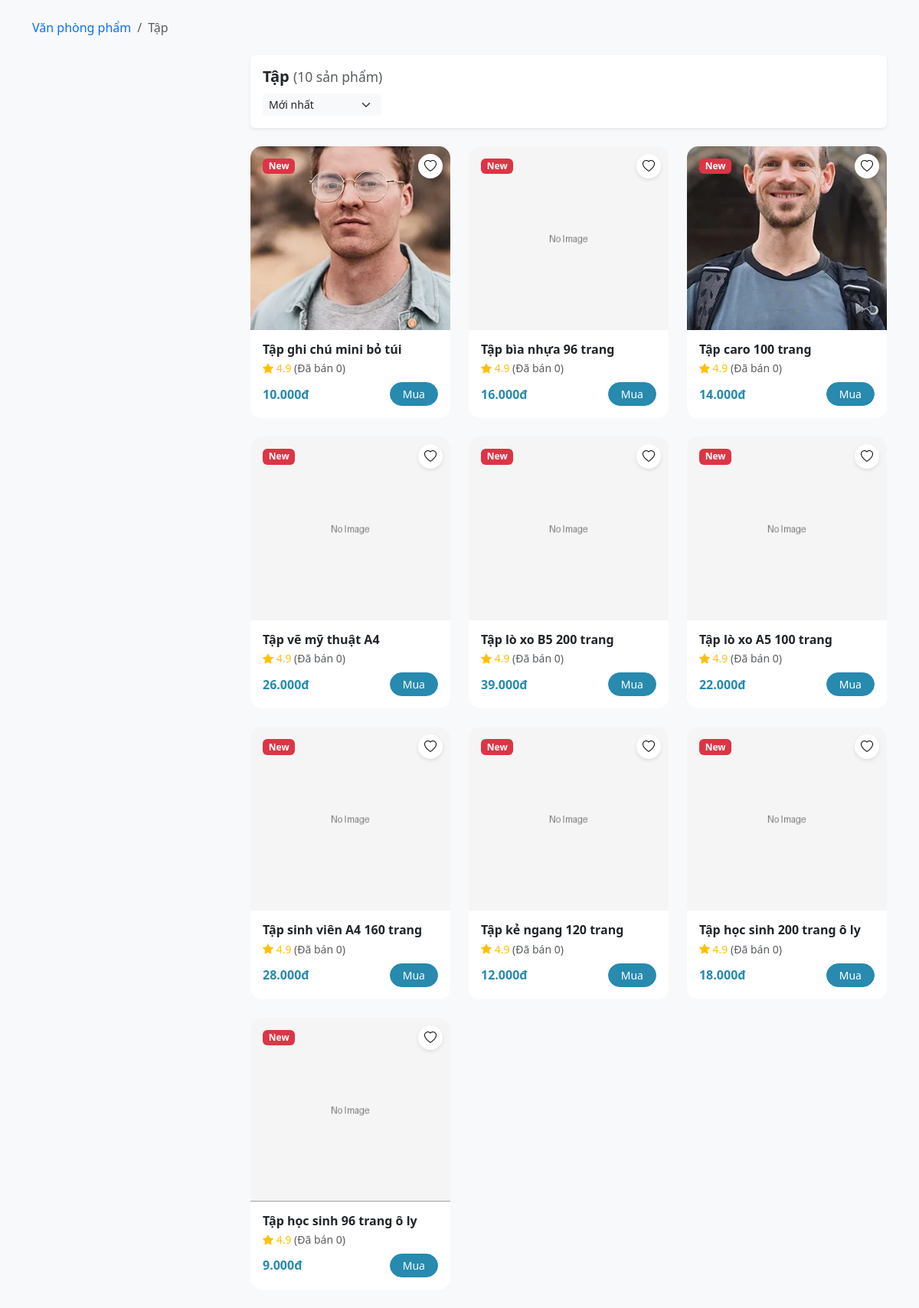
Page /category/tap/detail/ on the committed database.
### store/models.py (models this page shows, shortened)
class Category(ImageOptimizationsMixin, MPTTModel):
    name = models.CharField(max_length=255)
    parent = TreeForeignKey(
        "self", on_delete=models.CASCADE, null=True, blank=True, related_name="children"
    )
    slug = models.SlugField(unique=True, blank=True)
    icon_code = models.CharField(max_length=150, blank=True)
    image = models.ImageField(upload_to=original_upload_path, blank=True, null=True)
    is_active = models.BooleanField(default=True, db_default=True)
    is_featured = models.BooleanField(default=False)
    display_order = models.IntegerField(default=0)
    created_at = models.DateTimeField(auto_now_add=True)
    update_at = models.DateTimeField(auto_now=True)
    meta_title = models.CharField(max_length=200, blank=True)
    meta_description = models.TextField(max_length=500, blank=True)
    meta_keywords = models.CharField(max_length=300, blank=True)
    objects = models.Manager()
    active = ActiveManager()
    class MPTTMeta:
        order_insertion_by = ["display_order", "name"]
    class Meta:
        verbose_name_plural = "Categories"
        ordering = ["display_order", "name"]
    def get_absolute_url(self):
        return reverse("store:category_detail", kwargs={"slug": self.slug})
    def get_products_queryset(
        self, brand=None, min_price=None, max_price=None, sort=None, is_active=True
    ):
        category_ids = [self.id] + list(
            self.get_descendants().values_list("id", flat=True)
        )
        queryset = Product.objects.filter(category_id__in=category_ids).select_related(
            "brand", "category"
        )
        if is_active:
            queryset = queryset.filter(is_active=True)
        if brand:
            queryset = queryset.filter(brand__slug=brand)
        if min_price:
            queryset = queryset.filter(price__gte=min_price)
        if max_price:
            queryset = queryset.filter(price__lte=max_price)
        sort_mapping = {
            "price_asc": "price",
            "price_desc": "-price",
            "name_asc": "name",
            "name_desc": "-name",
        }
        if sort in sort_mapping:
            queryset = queryset.order_by(sort_mapping[sort])
        elif sort == "bestseller":
            queryset = queryset.annotate(sold=Sum("order_items__quantity")).order_by(
                "-sold"
            )
        else:
            queryset = queryset.order_by("-created_at")
        return queryset
    def get_grouped_products(self, limit=12, **kwargs):
        grouped_data = []
        children = self.children.filter(is_active=True)
        targets = children if children.exists() else [self]
        for child in targets:
            products = list(child.get_products_queryset(**kwargs)[:limit])
            if products:
                grouped_data.append({"category": child, "products": products})
        return grouped_data

class Product(models.Model):
    name = models.CharField(max_length=255)
    category = models.ForeignKey(
        Category, on_delete=models.PROTECT, related_name="category_products"
    )
    brand = models.ForeignKey(
        Brand,
        on_delete=models.PROTECT,
        related_name="brand_products",
        null=True,
        blank=True,
    )
    slug = models.SlugField(unique=True, blank=True)
    description = models.TextField(blank=True)
    short_description = models.CharField(max_length=300, blank=True)
    price = models.DecimalField(max_digits=10, decimal_places=2)
    discount_percent = models.DecimalField(
        max_digits=5, decimal_places=0, default=Decimal("0")
    )
    cost_price = models.DecimalField(
        max_digits=10, decimal_places=2, default=Decimal("10.00")
    )
    stock = models.PositiveIntegerField(default=0)
    low_stock_threshold = models.PositiveIntegerField(default=5)
    track_stock = models.BooleanField(default=True)
    is_active = models.BooleanField(default=True)
    is_featured = models.BooleanField(default=False)
    is_sold = models.BooleanField(default=False)
    created_at = models.DateTimeField(auto_now_add=True)
    updated_at = models.DateTimeField(auto_now=True)
    create_by = models.ForeignKey(
        settings.AUTH_USER_MODEL,
        on_delete=models.CASCADE,
        related_name="products",
        blank=True,
        null=True,
    )
    meta_title = models.CharField(max_length=200, blank=True)
    meta_description = models.TextField(max_length=500, blank=True)
    meta_keywords = models.CharField(max_length=300, blank=True)
    objects = models.Manager()
    active = ActiveManager()
    class Meta:
        ordering = ["-created_at"]
    @property
    def sold_count(self):
        total = self.order_items.filter(
            order__status__in=["PAID", "SHIPPED"]
        ).aggregate(total=Sum("quantity"))["total"]
        return total or 0
    @property
    def price_sale(self):
        if self.discount_percent == 0:
            return self.price
        return self.price - (self.price * self.discount_percent / Decimal("100"))
    @property
    def is_in_stock(self):
        return self.stock > 0 if self.track_stock else True
    @property
    def main_image(self):
        return self.images.filter(is_main=True).first() or self.images.first()
    @property
    def main_image_url(self):
        return self.main_image.medium_url if self.main_image else DEFAULT_PRODUCT_IMAGE
    @property
    def main_image_original_url(self):
        image = self.main_image
        if image:
            return image.original_url
        return DEFAULT_PRODUCT_IMAGE

class ProductImage(ImageOptimizationsMixin, models.Model):
    product = models.ForeignKey(
        Product, on_delete=models.CASCADE, related_name="images"
    )
    is_main = models.BooleanField(default=False)
    order = models.PositiveIntegerField(default=0, db_index=True)
    image = models.ImageField(upload_to=original_upload_path)
    thumbnail = models.ImageField(
        blank=True,
        null=True,
        editable=False,
    )
    medium = models.ImageField(
        blank=True,
        null=True,
        editable=False,
    )
    class Meta:
        ordering = ["order"]
        unique_together = ("product", "order")
        constraints = [
            models.UniqueConstraint(
                fields=["product"],
                condition=Q(is_main=True),
                name="unique_main_image_per_product",
            )
        ]
    @property
    def original_url(self):
        return self.image.url if self.image else DEFAULT_PRODUCT_IMAGE
    @property
    def medium_url(self):
        return self.medium.url if self.medium else self.original_url

### store/views.py (the view)
class CategoryDetailView(DetailView):
    model = Category
    context_object_name = "category"
    template_name = "store/categories/category_detail.html"
    def get_object(self):
        return get_object_or_404(Category.active, slug=self.kwargs["slug"])
    def get(self, request, *args, **kwargs):
        category = self.get_object()
        breadcrumb_items = OrderedDict()
        ancestors = []
        current = category
        while current:
            ancestors.insert(0, current)
            current = current.parent
        for cat in ancestors:
            breadcrumb_items[cat.name] = reverse(
                "store:category_detail", kwargs={"slug": cat.slug}
            )
        request.custom_breadcrumb = breadcrumb_items
        return super().get(request, *args, **kwargs)
    def get_context_data(self, **kwargs):
        context = super().get_context_data(**kwargs)
        category = self.object
        brand = self.request.GET.get("brand")
        min_p = self.request.GET.get("min_price")
        max_p = self.request.GET.get("max_price")
        sort = self.request.GET.get("sort")
        products = category.get_products_queryset(
            brand=brand, min_price=min_p, max_price=max_p, sort=sort
        )
        paginator = Paginator(products, 12)
        page_obj = paginator.get_page(self.request.GET.get("page"))
        price_range = category.get_products_queryset().aggregate(
            min_price=Min("price"),
            max_price=Max("price"),
        )
        context.update(
            {
                "breadcrumb": get_breadcrumb(category=category),
                "grouped_products": category.get_grouped_products(
                    brand=brand, min_price=min_p, max_price=max_p, sort=sort
                ),
                "page_obj": page_obj,
                "products": page_obj,
                "brands": Brand.objects.all(),
                "categories": Category.active.filter(
                    parent__isnull=True
                ).prefetch_related("children"),
                "custom_breadcrumb": getattr(self.request, "custom_breadcrumb", {}),
                "min_category_price": price_range["min_price"] or 0,
                "max_category_price": price_range["max_price"] or 0,
            }
        )
        return context

### templates/store/categories/category_detail.html (shortened to what this page needs)
{% extends 'base.html' %}
{% load static %}
{% load format_filter %}
{% block content %}
    <div class="category-container bg-light py-4">
        <div class="container">
            <nav aria-label="breadcrumb" class="mb-4">
                <ol class="breadcrumb">
                    {% for name, url in custom_breadcrumb.items %}
                        <li class="breadcrumb-item {% if forloop.last %}active{% endif %}">
                            {% if not forloop.last %}
                                <a href="{{ url }}" class="text-decoration-none">{{ name }}</a>
                            {% else %}
                                {{ name }}
                            {% endif %}
                        </li>
                    {% endfor %}
                </ol>
            </nav>
            <div class="row g-4">
                <aside class="col-lg-3">
                    </aside>
                    <main class="col-lg-9">
                        <div class="sort-bar shadow-sm d-flex justify-content-between align-items-center p-3 bg-white rounded mb-4">
                            <h5 class="fw-bold mb-0">{{ category.name }} <span class="text-muted fw-normal small">({{ page_obj.paginator.count }} sản phẩm)</span></h5>
                            <form class="d-flex align-items-center gap-3"
                                  action=""
                                  method="get"
                                  id="sortForm">
                                <select name="sort"
                                        class="form-select form-select-sm border-0 bg-light"
                                        style="width: auto"
                                        onchange="this.form.submit()">
                                    <option value="newest"
                                            {% if request.GET.sort == "newest" %}selected{% endif %}>Mới nhất</option>
                                </select>
                            </form>
                        </div>
                        <div class="row g-4">
                            {% for product in products %}
                                <div class="col-6 col-lg-4">{% include 'partials/products/product_cart.html' with product=product %}</div>
                            {% empty %}
                                <div class="col-12 text-center py-5">
                                    <i class="bi bi-search fs-1 text-muted"></i>
                                    <p class="text-muted mt-2">Không tìm thấy sản phẩm nào phù hợp.</p>
                                </div>
                            {% endfor %}
                        </div>
                    </main>
                </div>
            </div>
        </div>
    {% endblock %}

### templates/partials/products/product_cart.html (shortened to what this page needs)
{% load format_filter %}
<div class="product-card bg-white h-100">
  <div class="position-relative">
    <div class="product-img-wrapper">
      <a href="{{ product.main_image_original_url }}"
         data-lightbox="product-{{ product.pk }}"
         data-title="{{ product.name }}">
        <img src="{{ product.main_image_url }}"
             class="product-main-img"
             alt="{{ product.name }}" />
      </a>
      <button class="btn-wishlist"
              type="button"
              aria-label="Yêu thích {{ product.name }}">
        <i class="bi bi-heart"></i>
      </button>
    </div>
    <span class="badge bg-danger position-absolute top-0 start-0 m-3">New</span>
  </div>
  <div class="p-3">
    <a href="{% url 'store:product_detail' product.slug %}"
       class="text-dark text-decoration-none">
      <h6 class="fw-bold mb-1 text-truncate">{{ product.name }}</h6>
    </a>
    <div class="text-warning small mb-2">
      <i class="bi bi-star-fill"></i> 4.9
      {% if product.brand %}
        <span class="text-muted">({{ product.brand.name }})</span>
      {% else %}
        <span class="text-muted">(Đã bán {{ product.sold_count|default:'0' }})</span>
      {% endif %}
    </div>
    <div class="d-flex justify-content-between align-items-center gap-2">
      <div>
        <span class="fw-bold text-primary">{{ product.price_sale|dot_thousands }}đ</span>
      </div>
      {% if product.is_in_stock %}
        <a hx-get="{% url 'store:add_to_cart' product.slug %}"
           hx-target='#cart-count'
           hx-swap="outerHTML"
           class="btn btn-sm btn-primary rounded-pill px-3">Mua</a>
      {% else %}
        <button class="btn btn-sm btn-outline-secondary rounded-pill px-3"
                type="button"
                disabled>Hết</button>
      {% endif %}
    </div>
  </div>
</div>

### rows in the picture
Category: custom_breadcrumb "Văn phòng phẩm"
Category: custom_breadcrumb "Tập", name "Tập"
Product: main_image_url (picture), name "Tập ghi chú mini bỏ túi", sold_count "0", price_sale|dot_thousands "10.000", track_stock "Mua"
Product: name "Tập bìa nhựa 96 trang", sold_count "0", price_sale|dot_thousands "16.000", track_stock "Mua"
Product: main_image_url (picture), name "Tập caro 100 trang", sold_count "0", price_sale|dot_thousands "14.000", track_stock "Mua"
Product: name "Tập vẽ mỹ thuật A4", sold_count "0", price_sale|dot_thousands "26.000", track_stock "Mua"
Product: name "Tập lò xo B5 200 trang", sold_count "0", price_sale|dot_thousands "39.000", track_stock "Mua"
Product: name "Tập lò xo A5 100 trang", sold_count "0", price_sale|dot_thousands "22.000", track_stock "Mua"
Product: name "Tập sinh viên A4 160 trang", sold_count "0", price_sale|dot_thousands "28.000", track_stock "Mua"
Product: name "Tập kẻ ngang 120 trang", sold_count "0", price_sale|dot_thousands "12.000", track_stock "Mua"
Product: name "Tập học sinh 200 trang ô ly", sold_count "0", price_sale|dot_thousands "18.000", track_stock "Mua"
Product: name "Tập học sinh 96 trang ô ly", sold_count "0", price_sale|dot_thousands "9.000", track_stock "Mua"

### other values in the picture
{{ page_obj.paginator.count }} "10"
